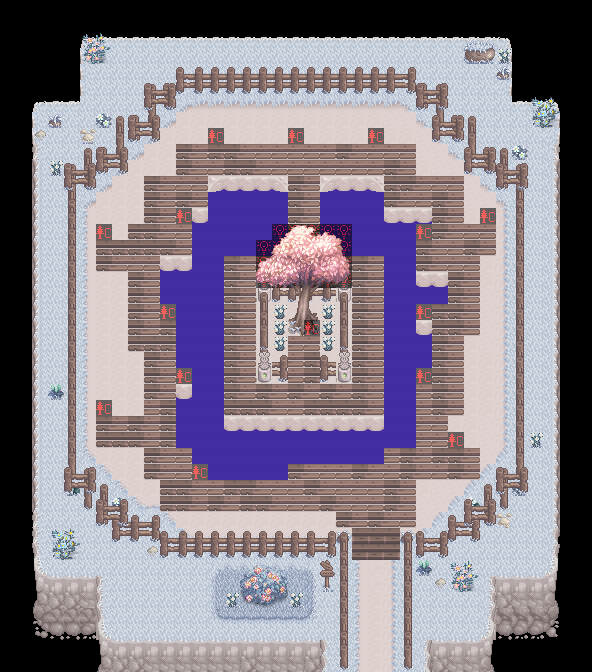

A level layout from a 2D game, rendered from its tile map. Below: a short description, then the map file with tile-grid data replaced by summaries:
An orthogonal 37x42 tile map with 16x16 px tiles, 6 tile layers (Back, Back1, Buildings, Front, ...), 4 tilesets and 15 objects (15x TileData).

<map version="1.10" tiledversion="1.10.2" orientation="orthogonal" renderorder="right-down" compressionlevel="0" width="37" height="42" tilewidth="16" tileheight="16" infinite="0" nextlayerid="14" nextobjectid="28">
 <properties>
  <property name="Fall_Objects" value="T" />
  <property name="NPCWarp" value="12 8 Desert 18 27" />
  <property name="Outdoors" value="T" />
  <property name="Spring_Objects" value="T" />
  <property name="Summer_Objects" value="T" />
  <property name="Warp" value="22 41 DreamWorldWest 21 1 23 41 DreamWorldWest 22 1 24 41 DreamWorldWest 23 1" />
  <property name="Winter_Objects" value="T" />
  <property name="forceLoadPathLayerLights" value="T" />
  <property name="indoorWater" value="T" />
 </properties>
 <tileset firstgid="1" name="Paths" tilewidth="16" tileheight="16" tilecount="36" columns="4">
  <image source="paths.png" width="64" height="144" />
 </tileset>
 <tileset firstgid="37" name="summer_outdoorsTileSheet" tilewidth="16" tileheight="16" tilecount="1975" columns="25">
  <image source="BlueGrassRecolourAssets/Maps/summer_outdoorsTileSheet.png" width="400" height="1264" />
 </tileset>
 <tileset firstgid="2012" name="spring_outdoorsTileSheet" tilewidth="16" tileheight="16" tilecount="1975" columns="25">
  <image source="BlueGrassRecolourAssets/Maps/spring_outdoorsTileSheet.png" width="400" height="1264" />
 </tileset>
 <tileset firstgid="3987" name="StardewDreamRecolor" tilewidth="16" tileheight="16" tilecount="1975" columns="25">
  <image source="tileSheets/StardewDreamRecolor.png" width="400" height="1264" />
  <tile id="1227">
   <properties>
    <property name="Water" value="T" />
   </properties>
  </tile>
  <tile id="1228">
   <properties>
    <property name="Water" value="T" />
   </properties>
  </tile>
  <tile id="1229">
   <properties>
    <property name="Water" value="T" />
   </properties>
  </tile>
  <tile id="1230">
   <properties>
    <property name="Water" value="T" />
   </properties>
  </tile>
  <tile id="1231">
   <properties>
    <property name="Water" value="T" />
   </properties>
  </tile>
  <tile id="1252">
   <properties>
    <property name="Water" value="T" />
   </properties>
  </tile>
  <tile id="1253">
   <properties>
    <property name="Water" value="T" />
   </properties>
  </tile>
  <tile id="1254">
   <properties>
    <property name="Water" value="T" />
   </properties>
  </tile>
  <tile id="1255">
   <properties>
    <property name="Water" value="T" />
   </properties>
  </tile>
  <tile id="1256">
   <properties>
    <property name="Water" value="T" />
   </properties>
  </tile>
  <tile id="1277">
   <properties>
    <property name="Water" value="T" />
   </properties>
  </tile>
  <tile id="1278">
   <properties>
    <property name="Water" value="T" />
   </properties>
  </tile>
  <tile id="1279">
   <properties>
    <property name="Water" value="T" />
   </properties>
  </tile>
  <tile id="1280">
   <properties>
    <property name="Water" value="T" />
   </properties>
  </tile>
  <tile id="1281">
   <properties>
    <property name="Water" value="T" />
   </properties>
  </tile>
  <tile id="1302">
   <properties>
    <property name="Water" value="T" />
   </properties>
  </tile>
  <tile id="1303">
   <properties>
    <property name="Water" value="T" />
   </properties>
  </tile>
  <tile id="1304">
   <properties>
    <property name="Water" value="T" />
   </properties>
  </tile>
  <tile id="1305">
   <properties>
    <property name="Water" value="T" />
   </properties>
  </tile>
  <tile id="1306">
   <properties>
    <property name="Water" value="T" />
   </properties>
  </tile>
 </tileset>
 <layer id="1" name="Back" width="37" height="42">
  <data>[1554 cells, 1181 non-empty, 44 distinct tile ids]</data>
 </layer>
 <layer id="12" name="Back1" width="37" height="42">
  <data>[1554 cells, 312 non-empty, 10 distinct tile ids]</data>
 </layer>
 <layer id="2" name="Buildings" width="37" height="42">
  <data>[1554 cells, 525 non-empty, 65 distinct tile ids]</data>
 </layer>
 <layer id="3" name="Front" width="37" height="42">
  <data>[1554 cells, 82 non-empty, 26 distinct tile ids]</data>
 </layer>
 <layer id="4" name="Paths" width="37" height="42">
  <data>[1554 cells, 38 non-empty, 2 distinct tile ids]</data>
 </layer>
 <layer id="5" name="AlwaysFront" width="37" height="42">
  <data>[1554 cells, 43 non-empty, 27 distinct tile ids]</data>
 </layer>
 <objectgroup id="6" name="Back" />
 <objectgroup id="7" name="Buildings" />
 <objectgroup id="8" name="Front" />
 <objectgroup id="9" name="Paths">
  <object id="3" name="TileData" x="176" y="208" width="16" height="16">
   <properties>
    <property name="SpawnTree" value="wild FishTree5 5 5" />
   </properties>
  </object>
  <object id="4" name="TileData" x="304" y="320" width="16" height="16">
   <properties>
    <property name="SpawnTree" value="wild DreamTree 5 5" />
   </properties>
  </object>
  <object id="5" name="TileData" x="288" y="128" width="16" height="16">
   <properties>
    <property name="SpawnTree" value="wild FishTree 5 5" />
   </properties>
  </object>
  <object id="6" name="TileData" x="416" y="224" width="16" height="16">
   <properties>
    <property name="SpawnTree" value="wild FishTree7 5 5" />
   </properties>
  </object>
  <object id="7" name="TileData" x="480" y="208" width="16" height="16">
   <properties>
    <property name="SpawnTree" value="wild FishTree3 5 5" />
   </properties>
  </object>
  <object id="8" name="TileData" x="368" y="128" width="16" height="16">
   <properties>
    <property name="SpawnTree" value="wild FishTree4 5 5" />
   </properties>
  </object>
  <object id="9" name="TileData" x="208" y="128" width="16" height="16">
   <properties>
    <property name="SpawnTree" value="wild FishTree1 5 5" />
   </properties>
  </object>
  <object id="10" name="TileData" x="96" y="224" width="16" height="16">
   <properties>
    <property name="SpawnTree" value="wild FishTree2 5 5" />
   </properties>
  </object>
  <object id="11" name="TileData" x="160" y="304" width="16" height="16">
   <properties>
    <property name="SpawnTree" value="wild FishTree6 5 5" />
   </properties>
  </object>
  <object id="12" name="TileData" x="96" y="400" width="16" height="16">
   <properties>
    <property name="SpawnTree" value="wild FishTree3 5 5" />
   </properties>
  </object>
  <object id="13" name="TileData" x="176" y="368" width="16" height="16">
   <properties>
    <property name="SpawnTree" value="wild FishTree7 5 5" />
   </properties>
  </object>
  <object id="14" name="TileData" x="192" y="464" width="16" height="16">
   <properties>
    <property name="SpawnTree" value="wild FishTree4 5 5" />
   </properties>
  </object>
  <object id="18" name="TileData" x="416" y="368" width="16" height="16">
   <properties>
    <property name="SpawnTree" value="wild FishTree2 5 5" />
   </properties>
  </object>
  <object id="21" name="TileData" x="448" y="432" width="16" height="16">
   <properties>
    <property name="SpawnTree" value="wild FishTree3 5 5" />
   </properties>
  </object>
  <object id="19" name="TileData" x="416" y="304" width="16" height="16">
   <properties>
    <property name="SpawnTree" value="wild FishTree6 5 5" />
   </properties>
  </object>
 </objectgroup>
 <objectgroup id="10" name="AlwaysFront" />
</map>
